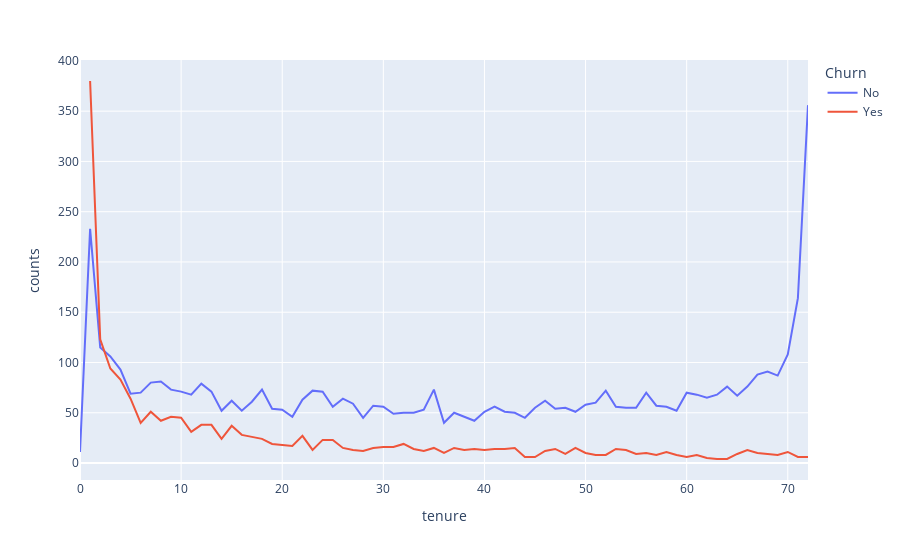

The notebook cell this image was saved under:
### Markdown cell above
88.5% Churn have contract month to month. if the customer have contract month to month she/he is more likely Churn

### Code cell
age_d=df.groupby(['tenure','Churn']).apply(lambda x:x['tenure'].count()).reset_index(name='counts')
px.line(age_d,x='tenure',y='counts',color='Churn')

### Figure 1 — Plotly figure (JSON) as saved in the notebook; plotly's stock layout.template omitted (floating-point values rounded to 4 significant figures)
{"data": [{"hovertemplate": "Churn=No<br>tenure=%{x}<br>counts=%{y}<extra></extra>", "legendgroup": "No", "line": {"color": "#636efa", "dash": "solid"}, "marker": {"symbol": "circle"}, "mode": "lines", "name": "No", "orientation": "v", "showlegend": true, "type": "scatter", "x": [0, 1, 2, 3, 4, 5, 6, 7, 8, 9, 10, 11, 12, 13, 14, 15, 16, 17, 18, 19, 20, 21, 22, 23, 24, 25, 26, 27, 28, 29, 30, 31, 32, 33, 34, 35, 36, 37, 38, 39, 40, 41, 42, 43, 44, 45, 46, 47, 48, 49, 50, 51, 52, 53, 54, 55, 56, 57, 58, 59, 60, 61, 62, 63, 64, 65, 66, 67, 68, 69, 70, 71, 72], "xaxis": "x", "y": [11, 233, 115, 106, 93, 69, 70, 80, 81, 73, 71, 68, 79, 71, 52, 62, 52, 61, 73, 54, 53, 46, 63, 72, 71, 56, 64, 59, 45, 57, 56, 49, 50, 50, 53, 73, 40, 50, 46, 42, 51, 56, 51, 50, 45, 55, 62, 54, 55, 51, 58, 60, 72, 56, 55, 55, 70, 57, 56, 52, 70, 68, 65, 68, 76, 67, 76, 88, 91, 87, 108, 164, 356], "yaxis": "y"}, {"hovertemplate": "Churn=Yes<br>tenure=%{x}<br>counts=%{y}<extra></extra>", "legendgroup": "Yes", "line": {"color": "#EF553B", "dash": "solid"}, "marker": {"symbol": "circle"}, "mode": "lines", "name": "Yes", "orientation": "v", "showlegend": true, "type": "scatter", "x": [1, 2, 3, 4, 5, 6, 7, 8, 9, 10, 11, 12, 13, 14, 15, 16, 17, 18, 19, 20, 21, 22, 23, 24, 25, 26, 27, 28, 29, 30, 31, 32, 33, 34, 35, 36, 37, 38, 39, 40, 41, 42, 43, 44, 45, 46, 47, 48, 49, 50, 51, 52, 53, 54, 55, 56, 57, 58, 59, 60, 61, 62, 63, 64, 65, 66, 67, 68, 69, 70, 71, 72], "xaxis": "x", "y": [380, 123, 94, 83, 64, 40, 51, 42, 46, 45, 31, 38, 38, 24, 37, 28, 26, 24, 19, 18, 17, 27, 13, 23, 23, 15, 13, 12, 15, 16, 16, 19, 14, 12, 15, 10, 15, 13, 14, 13, 14, 14, 15, 6, 6, 12, 14, 9, 15, 10, 8, 8, 14, 13, 9, 10, 8, 11, 8, 6, 8, 5, 4, 4, 9, 13, 10, 9, 8, 11, 6, 6], "yaxis": "y"}], "layout": {"legend": {"title": {"text": "Churn"}, "tracegroupgap": 0}, "margin": {"t": 60}, "xaxis": {"anchor": "y", "domain": [0, 1], "title": {"text": "tenure"}}, "yaxis": {"anchor": "x", "domain": [0, 1], "title": {"text": "counts"}}}}
